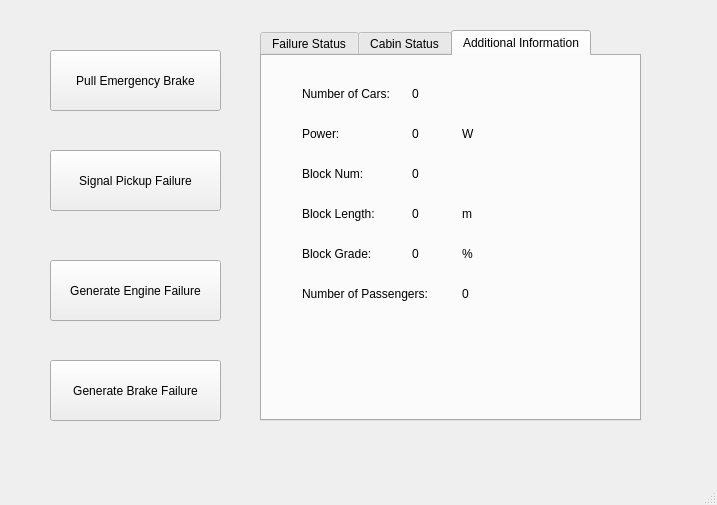
<?xml version="1.0" encoding="UTF-8"?>
<ui version="4.0">
 <class>TrainModelUI</class>
 <widget class="QMainWindow" name="TrainModelUI">
  <property name="geometry">
   <rect>
    <x>0</x>
    <y>0</y>
    <width>717</width>
    <height>505</height>
   </rect>
  </property>
  <property name="windowTitle">
   <string>TrainModelUI</string>
  </property>
  <widget class="QWidget" name="centralwidget">
   <widget class="QPushButton" name="pushButton">
    <property name="geometry">
     <rect>
      <x>50</x>
      <y>50</y>
      <width>171</width>
      <height>61</height>
     </rect>
    </property>
    <property name="text">
     <string>Pull Emergency Brake</string>
    </property>
   </widget>
   <widget class="QPushButton" name="pushButton_2">
    <property name="geometry">
     <rect>
      <x>50</x>
      <y>150</y>
      <width>171</width>
      <height>61</height>
     </rect>
    </property>
    <property name="text">
     <string>Signal Pickup Failure</string>
    </property>
   </widget>
   <widget class="QPushButton" name="pushButton_3">
    <property name="geometry">
     <rect>
      <x>50</x>
      <y>260</y>
      <width>171</width>
      <height>61</height>
     </rect>
    </property>
    <property name="text">
     <string>Generate Engine Failure</string>
    </property>
   </widget>
   <widget class="QPushButton" name="pushButton_4">
    <property name="geometry">
     <rect>
      <x>50</x>
      <y>360</y>
      <width>171</width>
      <height>61</height>
     </rect>
    </property>
    <property name="text">
     <string>Generate Brake Failure</string>
    </property>
   </widget>
   <widget class="QTabWidget" name="tabMenu">
    <property name="geometry">
     <rect>
      <x>260</x>
      <y>30</y>
      <width>381</width>
      <height>391</height>
     </rect>
    </property>
    <property name="currentIndex">
     <number>2</number>
    </property>
    <widget class="QWidget" name="errors">
     <attribute name="title">
      <string>Failure Status</string>
     </attribute>
     <widget class="QLabel" name="label_6">
      <property name="geometry">
       <rect>
        <x>50</x>
        <y>155</y>
        <width>101</width>
        <height>31</height>
       </rect>
      </property>
      <property name="text">
       <string>Failure Status:</string>
      </property>
     </widget>
     <widget class="QLabel" name="label_7">
      <property name="geometry">
       <rect>
        <x>50</x>
        <y>30</y>
        <width>111</width>
        <height>16</height>
       </rect>
      </property>
      <property name="text">
       <string>Current Velocity:</string>
      </property>
     </widget>
     <widget class="QLabel" name="velLabel">
      <property name="geometry">
       <rect>
        <x>90</x>
        <y>60</y>
        <width>91</width>
        <height>71</height>
       </rect>
      </property>
      <property name="text">
       <string>&lt;html&gt;&lt;head/&gt;&lt;body&gt;&lt;p&gt;&lt;span style=&quot; font-size:36pt;&quot;&gt;0&lt;/span&gt;&lt;/p&gt;&lt;/body&gt;&lt;/html&gt;</string>
      </property>
     </widget>
     <widget class="QLabel" name="label_9">
      <property name="geometry">
       <rect>
        <x>220</x>
        <y>70</y>
        <width>91</width>
        <height>51</height>
       </rect>
      </property>
      <property name="text">
       <string>&lt;html&gt;&lt;head/&gt;&lt;body&gt;&lt;p&gt;&lt;span style=&quot; font-size:36pt;&quot;&gt;mph&lt;/span&gt;&lt;/p&gt;&lt;/body&gt;&lt;/html&gt;</string>
      </property>
     </widget>
     <widget class="QListView" name="statusView">
      <property name="geometry">
       <rect>
        <x>50</x>
        <y>190</y>
        <width>291</width>
        <height>151</height>
       </rect>
      </property>
     </widget>
     <widget class="QLabel" name="failStatus">
      <property name="geometry">
       <rect>
        <x>110</x>
        <y>230</y>
        <width>161</width>
        <height>71</height>
       </rect>
      </property>
      <property name="text">
       <string>TextLabel</string>
      </property>
     </widget>
    </widget>
    <widget class="QWidget" name="doorTab">
     <attribute name="title">
      <string>Cabin Status</string>
     </attribute>
     <widget class="QLabel" name="label_8">
      <property name="geometry">
       <rect>
        <x>40</x>
        <y>10</y>
        <width>101</width>
        <height>21</height>
       </rect>
      </property>
      <property name="text">
       <string>Left Door Status:</string>
      </property>
     </widget>
     <widget class="QLabel" name="doorLabelLeft">
      <property name="geometry">
       <rect>
        <x>170</x>
        <y>0</y>
        <width>121</width>
        <height>41</height>
       </rect>
      </property>
      <property name="text">
       <string>&lt;html&gt;&lt;head/&gt;&lt;body&gt;&lt;p&gt;Closed&lt;/p&gt;&lt;/body&gt;&lt;/html&gt;</string>
      </property>
     </widget>
     <widget class="QLabel" name="label_12">
      <property name="geometry">
       <rect>
        <x>40</x>
        <y>120</y>
        <width>101</width>
        <height>21</height>
       </rect>
      </property>
      <property name="text">
       <string>Heater Status:</string>
      </property>
     </widget>
     <widget class="QLabel" name="label_13">
      <property name="geometry">
       <rect>
        <x>40</x>
        <y>150</y>
        <width>101</width>
        <height>21</height>
       </rect>
      </property>
      <property name="text">
       <string>AC Status:</string>
      </property>
     </widget>
     <widget class="QLabel" name="label_14">
      <property name="geometry">
       <rect>
        <x>40</x>
        <y>90</y>
        <width>101</width>
        <height>21</height>
       </rect>
      </property>
      <property name="text">
       <string>Temperature:</string>
      </property>
     </widget>
     <widget class="QLabel" name="label_15">
      <property name="geometry">
       <rect>
        <x>40</x>
        <y>60</y>
        <width>101</width>
        <height>21</height>
       </rect>
      </property>
      <property name="text">
       <string>Cabin Lights:</string>
      </property>
     </widget>
     <widget class="QLabel" name="cabinLightLabel">
      <property name="geometry">
       <rect>
        <x>150</x>
        <y>50</y>
        <width>121</width>
        <height>41</height>
       </rect>
      </property>
      <property name="text">
       <string>&lt;html&gt;&lt;head/&gt;&lt;body&gt;&lt;p&gt;On&lt;/p&gt;&lt;/body&gt;&lt;/html&gt;</string>
      </property>
     </widget>
     <widget class="QLabel" name="tempLabel">
      <property name="geometry">
       <rect>
        <x>150</x>
        <y>80</y>
        <width>121</width>
        <height>41</height>
       </rect>
      </property>
      <property name="text">
       <string>&lt;html&gt;&lt;head/&gt;&lt;body&gt;&lt;p&gt;0&lt;/p&gt;&lt;/body&gt;&lt;/html&gt;</string>
      </property>
     </widget>
     <widget class="QLabel" name="heaterLabel">
      <property name="geometry">
       <rect>
        <x>150</x>
        <y>110</y>
        <width>121</width>
        <height>41</height>
       </rect>
      </property>
      <property name="text">
       <string>&lt;html&gt;&lt;head/&gt;&lt;body&gt;&lt;p&gt;Off&lt;/p&gt;&lt;/body&gt;&lt;/html&gt;</string>
      </property>
     </widget>
     <widget class="QLabel" name="acLabel">
      <property name="geometry">
       <rect>
        <x>150</x>
        <y>140</y>
        <width>121</width>
        <height>41</height>
       </rect>
      </property>
      <property name="text">
       <string>&lt;html&gt;&lt;head/&gt;&lt;body&gt;&lt;p&gt;Off&lt;/p&gt;&lt;/body&gt;&lt;/html&gt;</string>
      </property>
     </widget>
     <widget class="QLabel" name="label_20">
      <property name="geometry">
       <rect>
        <x>40</x>
        <y>180</y>
        <width>101</width>
        <height>21</height>
       </rect>
      </property>
      <property name="text">
       <string>Ads Status:</string>
      </property>
     </widget>
     <widget class="QLabel" name="label_21">
      <property name="geometry">
       <rect>
        <x>40</x>
        <y>210</y>
        <width>101</width>
        <height>21</height>
       </rect>
      </property>
      <property name="text">
       <string>Announcements:</string>
      </property>
     </widget>
     <widget class="QLabel" name="adLabel">
      <property name="geometry">
       <rect>
        <x>150</x>
        <y>170</y>
        <width>121</width>
        <height>41</height>
       </rect>
      </property>
      <property name="text">
       <string>&lt;html&gt;&lt;head/&gt;&lt;body&gt;&lt;p&gt;Off&lt;/p&gt;&lt;/body&gt;&lt;/html&gt;</string>
      </property>
     </widget>
     <widget class="QLabel" name="label_10">
      <property name="geometry">
       <rect>
        <x>40</x>
        <y>30</y>
        <width>111</width>
        <height>21</height>
       </rect>
      </property>
      <property name="text">
       <string>Right Door Status:</string>
      </property>
     </widget>
     <widget class="QLabel" name="doorLabelRight">
      <property name="geometry">
       <rect>
        <x>170</x>
        <y>20</y>
        <width>121</width>
        <height>41</height>
       </rect>
      </property>
      <property name="text">
       <string>&lt;html&gt;&lt;head/&gt;&lt;body&gt;&lt;p&gt;Closed&lt;/p&gt;&lt;/body&gt;&lt;/html&gt;</string>
      </property>
     </widget>
     <widget class="QListView" name="annView">
      <property name="geometry">
       <rect>
        <x>40</x>
        <y>230</y>
        <width>291</width>
        <height>111</height>
       </rect>
      </property>
     </widget>
    </widget>
    <widget class="QWidget" name="infoTab">
     <attribute name="title">
      <string>Additional Information</string>
     </attribute>
     <widget class="QLabel" name="label">
      <property name="geometry">
       <rect>
        <x>40</x>
        <y>70</y>
        <width>58</width>
        <height>16</height>
       </rect>
      </property>
      <property name="text">
       <string>Power:</string>
      </property>
     </widget>
     <widget class="QLabel" name="powerLabel">
      <property name="geometry">
       <rect>
        <x>150</x>
        <y>70</y>
        <width>58</width>
        <height>16</height>
       </rect>
      </property>
      <property name="text">
       <string>0</string>
      </property>
     </widget>
     <widget class="QLabel" name="label_2">
      <property name="geometry">
       <rect>
        <x>40</x>
        <y>110</y>
        <width>71</width>
        <height>16</height>
       </rect>
      </property>
      <property name="text">
       <string>Block Num:</string>
      </property>
     </widget>
     <widget class="QLabel" name="blockNumLabel">
      <property name="geometry">
       <rect>
        <x>150</x>
        <y>110</y>
        <width>58</width>
        <height>16</height>
       </rect>
      </property>
      <property name="text">
       <string>0</string>
      </property>
     </widget>
     <widget class="QLabel" name="label_4">
      <property name="geometry">
       <rect>
        <x>40</x>
        <y>150</y>
        <width>91</width>
        <height>16</height>
       </rect>
      </property>
      <property name="text">
       <string>Block Length:</string>
      </property>
     </widget>
     <widget class="QLabel" name="label_5">
      <property name="geometry">
       <rect>
        <x>40</x>
        <y>190</y>
        <width>81</width>
        <height>16</height>
       </rect>
      </property>
      <property name="text">
       <string>Block Grade:</string>
      </property>
     </widget>
     <widget class="QLabel" name="label_3">
      <property name="geometry">
       <rect>
        <x>40</x>
        <y>30</y>
        <width>101</width>
        <height>16</height>
       </rect>
      </property>
      <property name="text">
       <string>Number of Cars:</string>
      </property>
     </widget>
     <widget class="QLabel" name="numCarLabel">
      <property name="geometry">
       <rect>
        <x>150</x>
        <y>30</y>
        <width>41</width>
        <height>16</height>
       </rect>
      </property>
      <property name="text">
       <string>0</string>
      </property>
     </widget>
     <widget class="QLabel" name="label_11">
      <property name="geometry">
       <rect>
        <x>200</x>
        <y>70</y>
        <width>58</width>
        <height>16</height>
       </rect>
      </property>
      <property name="text">
       <string>W</string>
      </property>
     </widget>
     <widget class="QLabel" name="blockLengthLabel">
      <property name="geometry">
       <rect>
        <x>150</x>
        <y>150</y>
        <width>58</width>
        <height>16</height>
       </rect>
      </property>
      <property name="text">
       <string>0</string>
      </property>
     </widget>
     <widget class="QLabel" name="blockGradeLabel">
      <property name="geometry">
       <rect>
        <x>150</x>
        <y>190</y>
        <width>58</width>
        <height>16</height>
       </rect>
      </property>
      <property name="text">
       <string>0</string>
      </property>
     </widget>
     <widget class="QLabel" name="blockNumLabel_4">
      <property name="geometry">
       <rect>
        <x>200</x>
        <y>150</y>
        <width>58</width>
        <height>16</height>
       </rect>
      </property>
      <property name="text">
       <string>m</string>
      </property>
     </widget>
     <widget class="QLabel" name="blockNumLabel_5">
      <property name="geometry">
       <rect>
        <x>200</x>
        <y>190</y>
        <width>58</width>
        <height>16</height>
       </rect>
      </property>
      <property name="text">
       <string>%</string>
      </property>
     </widget>
     <widget class="QLabel" name="label_16">
      <property name="geometry">
       <rect>
        <x>40</x>
        <y>230</y>
        <width>141</width>
        <height>16</height>
       </rect>
      </property>
      <property name="text">
       <string>Number of Passengers:</string>
      </property>
     </widget>
     <widget class="QLabel" name="passengerLabel">
      <property name="geometry">
       <rect>
        <x>200</x>
        <y>230</y>
        <width>58</width>
        <height>16</height>
       </rect>
      </property>
      <property name="text">
       <string>0</string>
      </property>
     </widget>
    </widget>
   </widget>
  </widget>
  <widget class="QMenuBar" name="menubar">
   <property name="geometry">
    <rect>
     <x>0</x>
     <y>0</y>
     <width>717</width>
     <height>22</height>
    </rect>
   </property>
  </widget>
  <widget class="QStatusBar" name="statusbar"/>
 </widget>
 <resources/>
 <connections/>
</ui>
